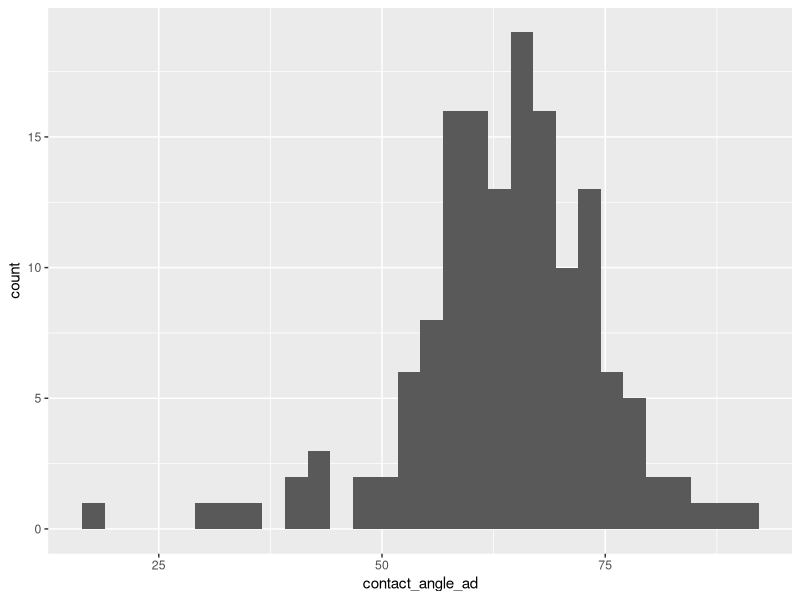
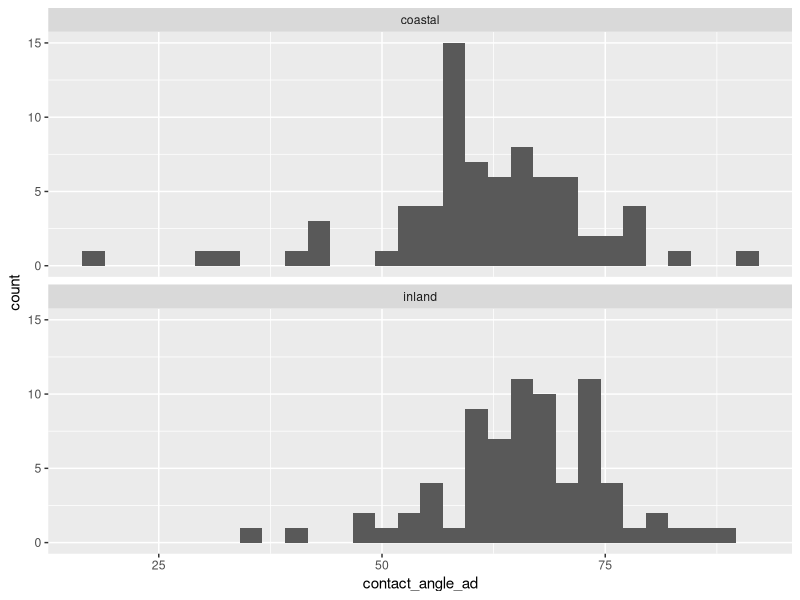
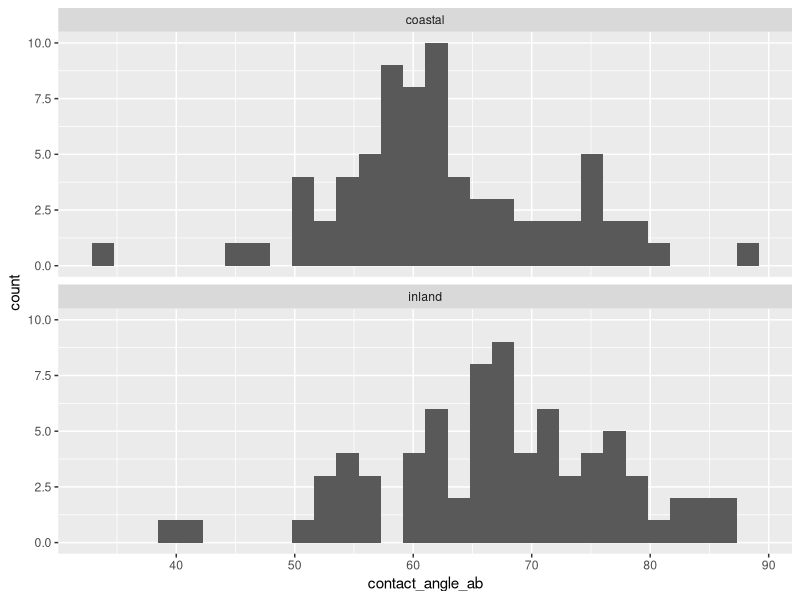
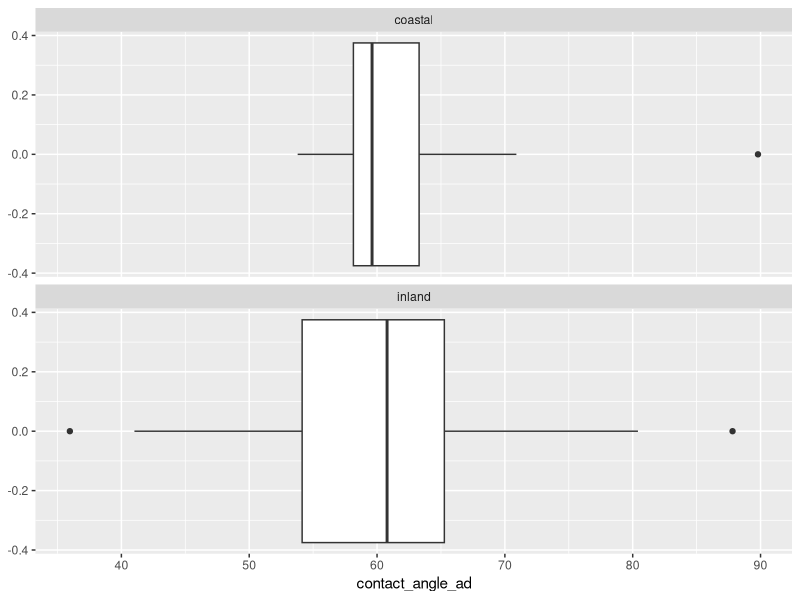
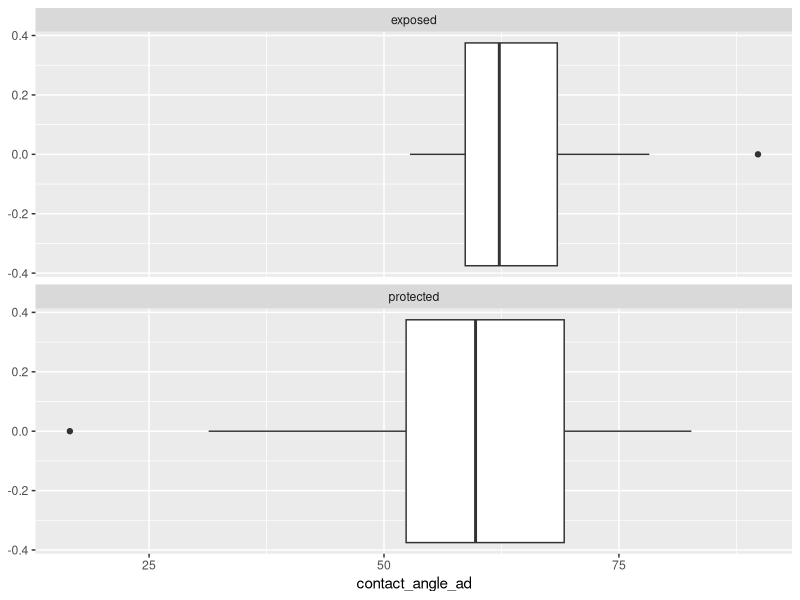
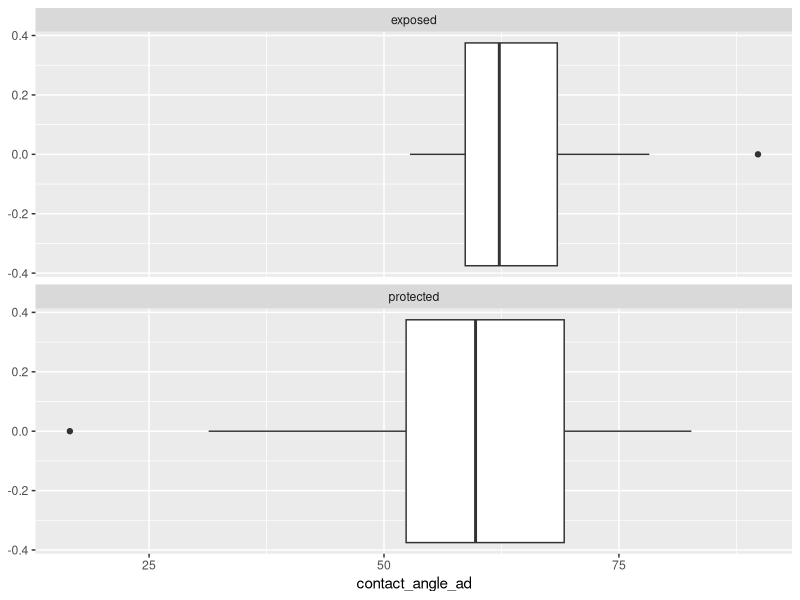
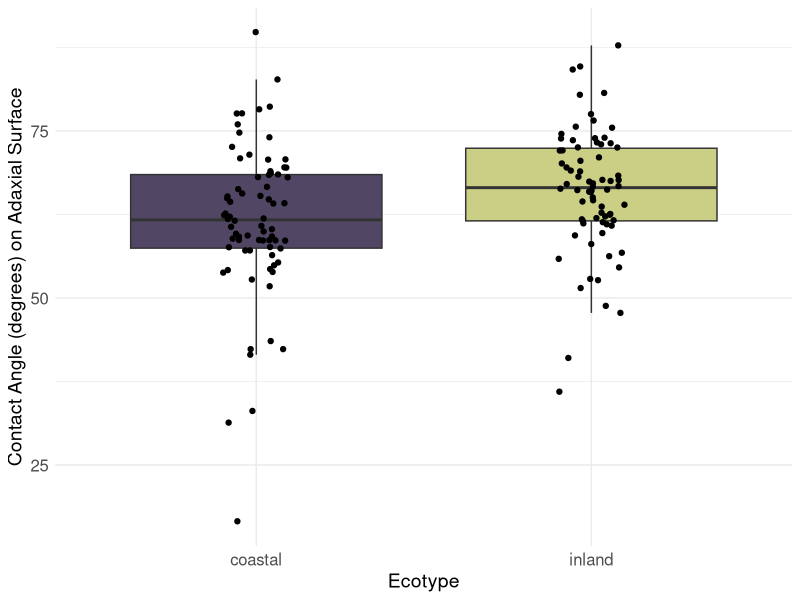
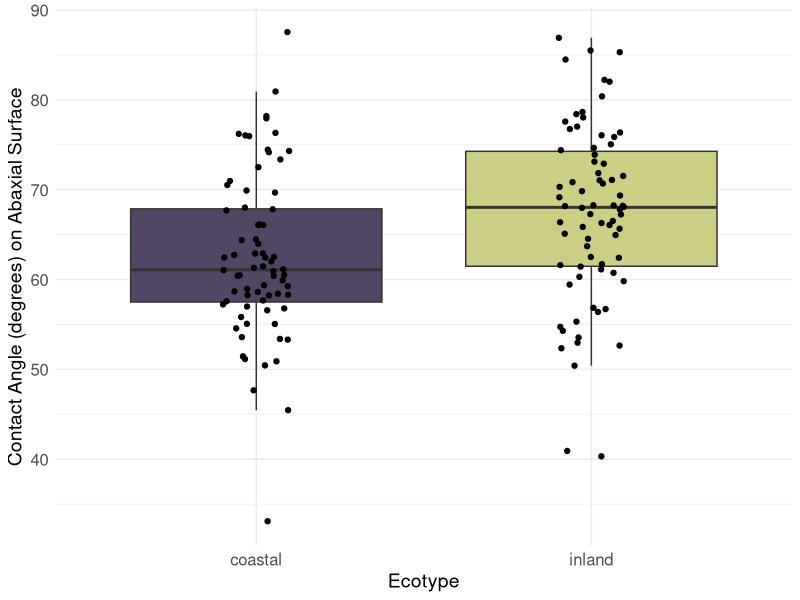

The R script that drew these images, in order: (Note: this script raises an error after producing the figures.)
require(tidyverse)
require(readxl)

coastal_pops = c('BHE', 'SWB', 'PGR', 'HEC', 'OPB')
inland_pops = c('SWC', 'LMC', 'TOR', 'OAE', 'RGR')

setwd("~/Documents/GitHub/Leaf-surface-traits-2024/") # change this

contact_angle =  read_xlsx(
  path = './Data/Contact Angle Measurements.xlsx', # Change path here
  sheet = 'Sheet1'
) %>%
  mutate(
    ecotype = case_when(
      pop.code %in% coastal_pops ~ "coastal",
      pop.code %in% inland_pops ~ "inland",
      .default = NA_character_
    ),
    salt_exposure = case_when(
      pop.code %in% c('PGR', 'BHE') ~ "protected",
      pop.code %in% c('SWB', 'OPB', 'HEC') ~ "exposed",
      pop.code %in% inland_pops ~ "inland",
      .default = NA_character_
    ),
    surface_type = case_when(
      pop.code %in% c('PGR', 'BHE') ~ 'gooey',
      pop.code == 'SWB' ~ 'middling',
      pop.code %in% c('OPB', 'HEC') ~ 'glaborous',
      pop.code %in% inland_pops ~ "inland",
      .default = NA_character_
    )
  ) %>%
  pivot_wider(
    id_cols = c(pop.code, rep, ecotype, salt_exposure), 
    names_from = leaf_side,
    values_from = contact_angle,
    names_prefix = "contact_angle_"
  )

View(contact_angle)

# View coastal_data
contact_angle %>%
  ggplot() +
  aes(x=contact_angle_ad) +
  geom_histogram()

# Coastal vs. inland and ad vs. ab
contact_angle %>%
  ggplot() +
  aes(x=contact_angle_ad) +
  facet_wrap(vars(ecotype), nrow = 2) +
  geom_histogram()

contact_angle %>%
  ggplot() +
  aes(x=contact_angle_ab) +
  facet_wrap(vars(ecotype), nrow = 2) +
  geom_histogram()

# How much of each pop?
contact_angle %>%
  filter(!is.na(contact_angle_ad)) %>%
  group_by(pop.code) %>%
  count()

# Comparing pairs
contact_angle %>%
  filter(pop.code == 'RGR' | pop.code == 'OPB') %>%
  ggplot() +
  aes(x=contact_angle_ad) +
  facet_wrap(vars(ecotype), nrow = 2) +
  geom_boxplot()

# Comparing protected and exposed
contact_angle %>%
  filter(salt_exposure != "inland") %>%
  ggplot() +
  aes(x=contact_angle_ad) +
  facet_wrap(vars(salt_exposure), nrow = 2) +
  geom_boxplot()

contact_angle %>%
  filter(salt_exposure != "inland") %>%
  ggplot() +
  aes(x=contact_angle_ad) +
  facet_wrap(vars(salt_exposure), nrow = 2) +
  geom_boxplot()


contact_ad_boxplot = contact_angle %>%
  filter(!is.na(contact_angle_ad)) %>%
  ggplot() +
  aes(x = ecotype, fill = ecotype, y = contact_angle_ad) +
  geom_boxplot(outliers = F) +
  geom_jitter(position=position_jitter(0.1)) +
  # Labels
  scale_x_discrete(name = 'Ecotype') +
  scale_y_continuous(
    name = 'Contact Angle (degrees) on Adaxial Surface', 
  ) +
  # Style
  scale_fill_manual(values = c('#514663', '#cacf85')) +
  theme_minimal() +
  theme(
    legend.position = "none",
    axis.text = element_text(size=12),
    axis.title = element_text(size=14),
  )
contact_ad_boxplot

ggsave(
  filename = 'Ad_contact_angle_ecotype.png', 
  plot = contact_ad_boxplot,
  device = 'png',
  path = './Results/Figures/',
  scale = 1,
  width = 3,
  height = 6,
  bg = 'white'
)

contact_ab_boxplot = contact_angle %>%
  filter(!is.na(contact_angle_ab)) %>%
  ggplot() +
  aes(x = ecotype, fill = ecotype, y = contact_angle_ab) +
  geom_boxplot(outliers = F) +
  geom_jitter(position=position_jitter(0.1)) +
  # Labels
  scale_x_discrete(name = 'Ecotype') +
  scale_y_continuous(
    name = 'Contact Angle (degrees) on Abaxial Surface', 
  ) +
  # Style
  scale_fill_manual(values = c('#514663', '#cacf85')) +
  theme_minimal() +
  theme(
    legend.position = "none",
    axis.text = element_text(size=12),
    axis.title = element_text(size=14),
  )
contact_ab_boxplot

ggsave(
  filename = 'Ab_contact_angle_ecotype.png', 
  plot = contact_ab_boxplot,
  device = 'png',
  path = './Results/Figures/',
  scale = 1,
  width = 3,
  height = 6,
  bg = 'white'
)

# t-tests
t.test(data=contact_angle, contact_angle_ad ~ ecotype)
t.test(data=contact_angle, contact_angle_ab ~ ecotype)

# fit nested ANOVA
m_nest_ad <- aov(data=contact_angle, contact_angle_ad ~ ecotype/pop.code)
summary(m_nest_ad)
coefficients(m_nest_ad)

m_nest_ab <- aov(data=contact_angle, contact_angle_ab ~ ecotype/pop.code)
summary(m_nest_ab)
coefficients(m_nest_ab)

summary(lm(data=contact_angle, contact_angle_ab ~ ecotype + ecotype:pop.code))


# Look at each pair of populations
# subset dataframe for each population pair
oae_bhe <- contact_angle[which(contact_angle$pop.code == "BHE" | contact_angle$pop.code == "OAE"),] %>% na.omit()
tor_pgr <- contact_angle[which(contact_angle$pop.code == "PGR" | contact_angle$pop.code == "TOR"),] %>% na.omit()
lmc_swb <- contact_angle[which(contact_angle$pop.code == "LMC" | contact_angle$pop.code == "SWB"),] %>% na.omit()
rgr_opb <- contact_angle[which(contact_angle$pop.code == "RGR" | contact_angle$pop.code == "OPB"),] %>% na.omit()
swc_hec <- contact_angle[which(contact_angle$pop.code == "SWC" | contact_angle$pop.code == "HEC"),] %>% na.omit()
pairs <- list(swc_hec, rgr_opb, lmc_swb, oae_bhe, tor_pgr)

# make a function that takes the dataframe with a population pair and a variable of interest
plot_each_pair <- function (pair, var) {
  pops=unique(pair$pop.code)
  na.omit(pair) %>%
    ggplot() +
    aes(x = ecotype, fill = ecotype, y = pair[[var]]) +
    geom_boxplot(outliers = F) +
    geom_jitter(position=position_jitter(0.1)) +
    # Labels
    scale_x_discrete(name = 'Ecotype') +
    scale_y_continuous(
      name = var 
    ) +
    ggtitle(paste(as.character(unique(pair$pop.code))[1], " / ", as.character(unique(pair$pop.code))[2]))+
    # Style
    scale_fill_manual(values = c('#514663', '#cacf85')) +
    theme_minimal() +
    theme(
      legend.position = "none",
      axis.text = element_text(size=12),
      axis.title = element_text(size=14)
    )
}
plot_each_pair(tor_pgr, "contact_angle_ad")
plots <- lapply(pairs, plot_each_pair, "contact_angle_ad")
ad_contact_angle_pair_plots <- ggarrange(plotlist=plots, ncol=2, nrow=3)
ggsave(
  filename = 'Adaxial_Contact_Angle_Pairs.png', 
  plot = ad_contact_angle_pair_plots,
  device = 'png',
  path = './Results/Figures/',
  scale = 1,
  width = 6,
  height = 6,
  bg = 'white'
)

plots <- lapply(pairs, plot_each_pair, "contact_angle_ab")
ab_contact_angle_pair_plots <- ggarrange(plotlist=plots, ncol=2, nrow=3)
ggsave(
  filename = 'Abaxial_Contact_Angle_Pairs.png', 
  plot = ad_contact_angle_pair_plots,
  device = 'png',
  path = './Results/Figures/',
  scale = 1,
  width = 6,
  height = 6,
  bg = 'white'
)

# Nested ANOVA table for contact angle

library(kableExtra)

# tell kable not to plot NAs
options(knitr.kable.NA = '')

# make vector of sources of variation
sov <- c("Ecotype", "Accession (Ecotype)", "Error")

# make vector to describe what effect sizes indicate
effect_meaning <- c("Inland", "", "")

# vector of main and nested effects for adaxial contact angle
effects <- c(as.numeric(m_nest_ad$coefficients[2]), "", "")
anova_ad_angle_tbl <- as.data.frame(cbind(sov, effect_meaning, effects, anova(m_nest_ad)$Df, anova(m_nest_ad)$F, anova(m_nest_ad)$`Pr(>F)`))
colnames(anova_ad_angle_tbl) <- c("Source of variation", "Effect of", "Effect size", "df", "F", "p-value")

# adaxial contact angle density table!
anova_ad_angle_tbl %>% mutate(`Effect size` = round(as.numeric(`Effect size`), 5),
                             F = round(as.numeric(F), 2),
                             `p-value` = case_when(as.numeric(`p-value`) < 0.00001 ~ "<0.00001",
                                                   .default = as.character(round(as.numeric(`p-value`), 5)))) %>%
  kbl(caption = "Adaxial Contact Angle") %>% kable_classic() %>% 
  row_spec(which(as.numeric(anova_ad_angle_tbl$`p-value`) < 0.05), bold=T)

# vector of main and nested effects for abaxial contact angle
effects <- c(as.numeric(m_nest_ab$coefficients[2]), "", "")
anova_ab_angle_tbl <- as.data.frame(cbind(sov, effect_meaning, effects, anova(m_nest_ab)$Df, anova(m_nest_ab)$F, anova(m_nest_ab)$`Pr(>F)`))
colnames(anova_ab_angle_tbl) <- c("Source of variation", "Effect of", "Effect size", "df", "F", "p-value")

# adaxial contact angle density table!
anova_ab_angle_tbl %>% mutate(`Effect size` = round(as.numeric(`Effect size`), 5),
                              F = round(as.numeric(F), 2),
                              `p-value` = case_when(as.numeric(`p-value`) < 0.00001 ~ "<0.00001",
                                                    .default = as.character(round(as.numeric(`p-value`), 5)))) %>%
  kbl(caption = "Abaxial Contact Angle") %>% kable_classic() %>% 
  row_spec(which(as.numeric(anova_ab_angle_tbl$`p-value`) < 0.05), bold=T)


# Plot showing LSMs of contact angle for each accession

shapes <- c(21, 22, 23, 24, 25, 25, 21, 23, 22, 24)

ad_contact_plot <- emmip(m_nest_ad, pop.code ~ ecotype,CIs=TRUE, col=c(rep('#514663', 5), rep('#cacf85', 5)),
                      dotarg = list(shape = shapes, cex = 5, col="black", position="jitter",
                                    fill = c(rep('#514663', 5), rep('#cacf85', 5))), type = "response", plotit = T, dodge = 0.4) +
  ylab('Adaxial Contact Angle') + xlab("Ecotype") +
  theme(axis.text = element_text(size = 12)) +
  ylim(53,80)

ab_contact_plot <- emmip(m_nest_ab, pop.code ~ ecotype,CIs=TRUE, col=c(rep('#514663', 5), rep('#cacf85', 5)),
                         dotarg = list(shape = shapes, cex = 5, col="black", position="jitter",
                                       fill = c(rep('#514663', 5), rep('#cacf85', 5))), type = "response", plotit = T, dodge = 0.4) +
  ylab('Abaxial Contact Angle') + xlab("Ecotype") +
  theme(axis.text = element_text(size = 12)) +
  ylim(53,80)

# dunk plot is loaded into R enviro from succulence_dunk_area_wrangling.R script (fix this!)
ggsave(ggarrange(ad_contact_plot, ab_contact_plot, dunk_plot, 
                 nrow=1, ncol=3), 
       filename = "hydrophobicity_lsms_ecotype.svg", 
       path = "./Results/Figures/SVGs_for_MS/",
       device="svg", width = 10, height = 3.5, units = "in")
